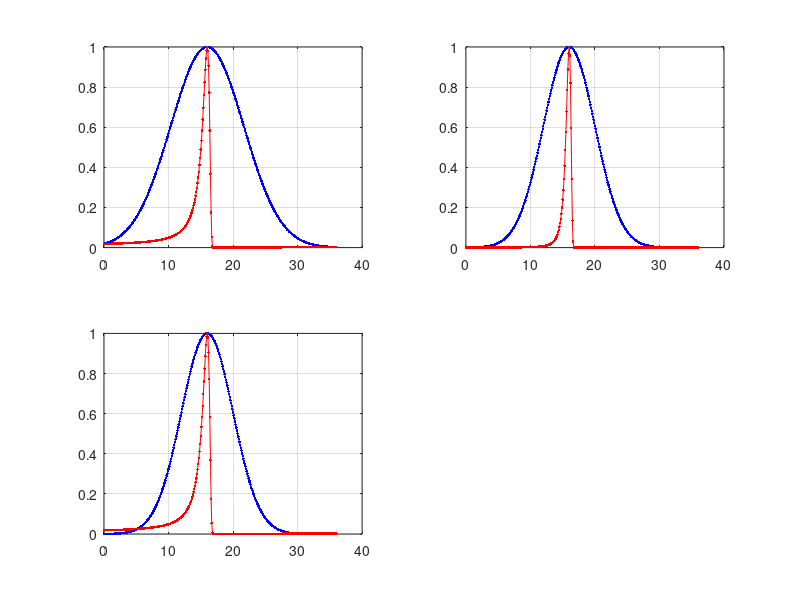

Reproduce this figure in MATLAB.
function [] = myGaussianAsymmetric1D()

xaxis = [0:0.1:36];
xmean = 16;
xsigma = 4;
factor = 1.1;
%%factor = 1.5;
lambda = factor*xmean; 
sigmafilter = 1.0;
sigmafilter = 1.0 - xaxis / lambda; %Asymmetric Gaussian. %OKAY 

fx_sym001  = exp(-(xaxis - xmean).^2 ./  (2*xsigma)^2);
fx_asym001 = exp(-(xaxis - xmean).^2 ./ ((2*xsigma*sigmafilter).^2));

fx_sym002  = exp(-(xaxis - xmean).^2 ./ (2*xsigma^2));
fx_asym002 = exp(-(xaxis - xmean).^2 ./ (2*xsigma^2 * sigmafilter.^2));

fx_sym003  = exp(-(xaxis - xmean).^2 ./ (2*xsigma^2));
fx_asym003 = exp(-(xaxis - xmean).^2 ./ (2*xsigma^2 * 2*sigmafilter.^2));
%%fx_asym003 = exp(-(xaxis - xmean).^2 ./ (2*xsigma^2 * (2*sigmafilter).^2));

figure(1)
subplot(2,2,1)
plot(xaxis,fx_sym001,'.b-')
hold on
plot(xaxis,fx_asym001,'.r-')
hold off
grid on
subplot(2,2,2)
plot(xaxis,fx_sym002,'.b-')
hold on
plot(xaxis,fx_asym002,'.r-')
hold off
grid on
subplot(2,2,3)
plot(xaxis,fx_sym003,'.b-')
hold on
plot(xaxis,fx_asym003,'.r-')
hold off
grid on

return

